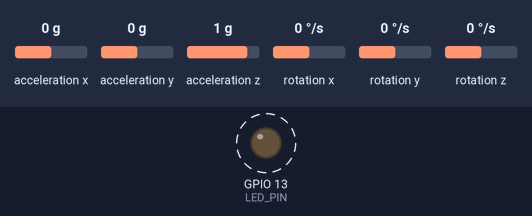
Recording of a program running on a simulated ESP32. Parts: output pins drawn as LEDs (lit = HIGH). Dashed ring = blinking. Inputs (shaded band) come from the test bench; at power-on: acceleration x 0 g, acceleration y 0 g, acceleration z 1 g, rotation x 0 °/s, rotation y 0 °/s, rotation z 0 °/s. What the program prints to the serial monitor is not drawn.

Above: at 0.5 s.
Timing chart, 0 to 4.6 s (numbered marks = the images above):
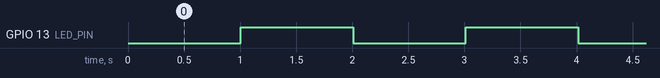

Measured:
- by itself, GPIO 13 (LED_PIN): alternates HIGH for 1.0 s and LOW for 1.0 s

The program:

main.cpp
```cpp
#include <Arduino.h>

// I2C device class (I2Cdev) demonstration Arduino sketch for MPU6050 class
// 10/7/2011 by Jeff Rowberg <jeff@rowberg.net>
// Updates should (hopefully) always be available at https://github.com/jrowberg/i2cdevlib
//
// Changelog:
//      2013-05-08 - added multiple output formats
//                 - added seamless Fastwire support
//      2011-10-07 - initial release

/* ============================================
I2Cdev device library code is placed under the MIT license
Copyright (c) 2011 Jeff Rowberg

Permission is hereby granted, free of charge, to any person obtaining a copy
of this software and associated documentation files (the "Software"), to deal
in the Software without restriction, including without limitation the rights
to use, copy, modify, merge, publish, distribute, sublicense, and/or sell
copies of the Software, and to permit persons to whom the Software is
furnished to do so, subject to the following conditions:

The above copyright notice and this permission notice shall be included in
all copies or substantial portions of the Software.

THE SOFTWARE IS PROVIDED "AS IS", WITHOUT WARRANTY OF ANY KIND, EXPRESS OR
IMPLIED, INCLUDING BUT NOT LIMITED TO THE WARRANTIES OF MERCHANTABILITY,
FITNESS FOR A PARTICULAR PURPOSE AND NONINFRINGEMENT. IN NO EVENT SHALL THE
AUTHORS OR COPYRIGHT HOLDERS BE LIABLE FOR ANY CLAIM, DAMAGES OR OTHER
LIABILITY, WHETHER IN AN ACTION OF CONTRACT, TORT OR OTHERWISE, ARISING FROM,
OUT OF OR IN CONNECTION WITH THE SOFTWARE OR THE USE OR OTHER DEALINGS IN
THE SOFTWARE.
===============================================
*/

// I2Cdev and MPU6050 must be installed as libraries, or else the .cpp/.h files
// for both classes must be in the include path of your project
#include "I2Cdev.h"
#include "MPU6050.h"

// Arduino Wire library is required if I2Cdev I2CDEV_ARDUINO_WIRE implementation
// is used in I2Cdev.h
#if I2CDEV_IMPLEMENTATION == I2CDEV_ARDUINO_WIRE
    #include "Wire.h"
#endif

// class default I2C address is 0x68
// specific I2C addresses may be passed as a parameter here
// AD0 low = 0x68 (default for InvenSense evaluation board)
// AD0 high = 0x69
MPU6050 accelgyro;
//MPU6050 accelgyro(0x69); // <-- use for AD0 high

int16_t ax, ay, az;
int16_t gx, gy, gz;


// uncomment "OUTPUT_READABLE_ACCELGYRO" if you want to see a tab-separated
// list of the accel X/Y/Z and then gyro X/Y/Z values in decimal. Easy to read,
// not so easy to parse, and slow(er) over UART.
#define OUTPUT_READABLE_ACCELGYRO

// uncomment "OUTPUT_BINARY_ACCELGYRO" to send all 6 axes of data as 16-bit
// binary, one right after the other. This is very fast (as fast as possible
// without compression or data loss), and easy to parse, but impossible to read
// for a human.
//#define OUTPUT_BINARY_ACCELGYRO


#define LED_PIN 13
bool blinkState = false;

void setup() {
    // join I2C bus (I2Cdev library doesn't do this automatically)
    #if I2CDEV_IMPLEMENTATION == I2CDEV_ARDUINO_WIRE
        Wire.begin();
    #elif I2CDEV_IMPLEMENTATION == I2CDEV_BUILTIN_FASTWIRE
        Fastwire::setup(400, true);
    #endif

    // initialize serial communication
    // (38400 chosen because it works as well at 8MHz as it does at 16MHz, but
    // it's really up to you depending on your project)
    Serial.begin(115200);

    // initialize device
    Serial.println("Initializing I2C devices...");
    accelgyro.initialize();

    // verify connection
    Serial.println("Testing device connections...");
    Serial.println(accelgyro.testConnection() ? "MPU6050 connection successful" : "MPU6050 connection failed");

    // use the code below to change accel/gyro offset values
    /*
    Serial.println("Updating internal sensor offsets...");
    // -76	-2359	1688	0	0	0
    Serial.print(accelgyro.getXAccelOffset()); Serial.print("\t"); // -76
    Serial.print(accelgyro.getYAccelOffset()); Serial.print("\t"); // -2359
    Serial.print(accelgyro.getZAccelOffset()); Serial.print("\t"); // 1688
    Serial.print(accelgyro.getXGyroOffset()); Serial.print("\t"); // 0
    Serial.print(accelgyro.getYGyroOffset()); Serial.print("\t"); // 0
    Serial.print(accelgyro.getZGyroOffset()); Serial.print("\t"); // 0
    Serial.print("\n");
    accelgyro.setXGyroOffset(220);
    accelgyro.setYGyroOffset(76);
    accelgyro.setZGyroOffset(-85);
    Serial.print(accelgyro.getXAccelOffset()); Serial.print("\t"); // -76
    Serial.print(accelgyro.getYAccelOffset()); Serial.print("\t"); // -2359
    Serial.print(accelgyro.getZAccelOffset()); Serial.print("\t"); // 1688
    Serial.print(accelgyro.getXGyroOffset()); Serial.print("\t"); // 0
    Serial.print(accelgyro.getYGyroOffset()); Serial.print("\t"); // 0
    Serial.print(accelgyro.getZGyroOffset()); Serial.print("\t"); // 0
    Serial.print("\n");
    */

    // configure Arduino LED pin for output
    pinMode(LED_PIN, OUTPUT);
}

void loop() {
    // read raw accel/gyro measurements from device
    accelgyro.getMotion6(&ax, &ay, &az, &gx, &gy, &gz);

    // these methods (and a few others) are also available
    //accelgyro.getAcceleration(&ax, &ay, &az);
    //accelgyro.getRotation(&gx, &gy, &gz);

    #ifdef OUTPUT_READABLE_ACCELGYRO
        delay(1000);
        // display tab-separated accel/gyro x/y/z values
        Serial.print("a/g:\t");
        Serial.print(ax); Serial.print("\t");
        Serial.print(ay); Serial.print("\t");
        Serial.print(az); Serial.print("\t");
        Serial.print(gx); Serial.print("\t");
        Serial.print(gy); Serial.print("\t");
        Serial.println(gz);
    #endif

    #ifdef OUTPUT_BINARY_ACCELGYRO
        Serial.write((uint8_t)(ax >> 8)); Serial.write((uint8_t)(ax & 0xFF));
        Serial.write((uint8_t)(ay >> 8)); Serial.write((uint8_t)(ay & 0xFF));
        Serial.write((uint8_t)(az >> 8)); Serial.write((uint8_t)(az & 0xFF));
        Serial.write((uint8_t)(gx >> 8)); Serial.write((uint8_t)(gx & 0xFF));
        Serial.write((uint8_t)(gy >> 8)); Serial.write((uint8_t)(gy & 0xFF));
        Serial.write((uint8_t)(gz >> 8)); Serial.write((uint8_t)(gz & 0xFF));
    #endif

    // blink LED to indicate activity
    blinkState = !blinkState;
    digitalWrite(LED_PIN, blinkState);
}
```
